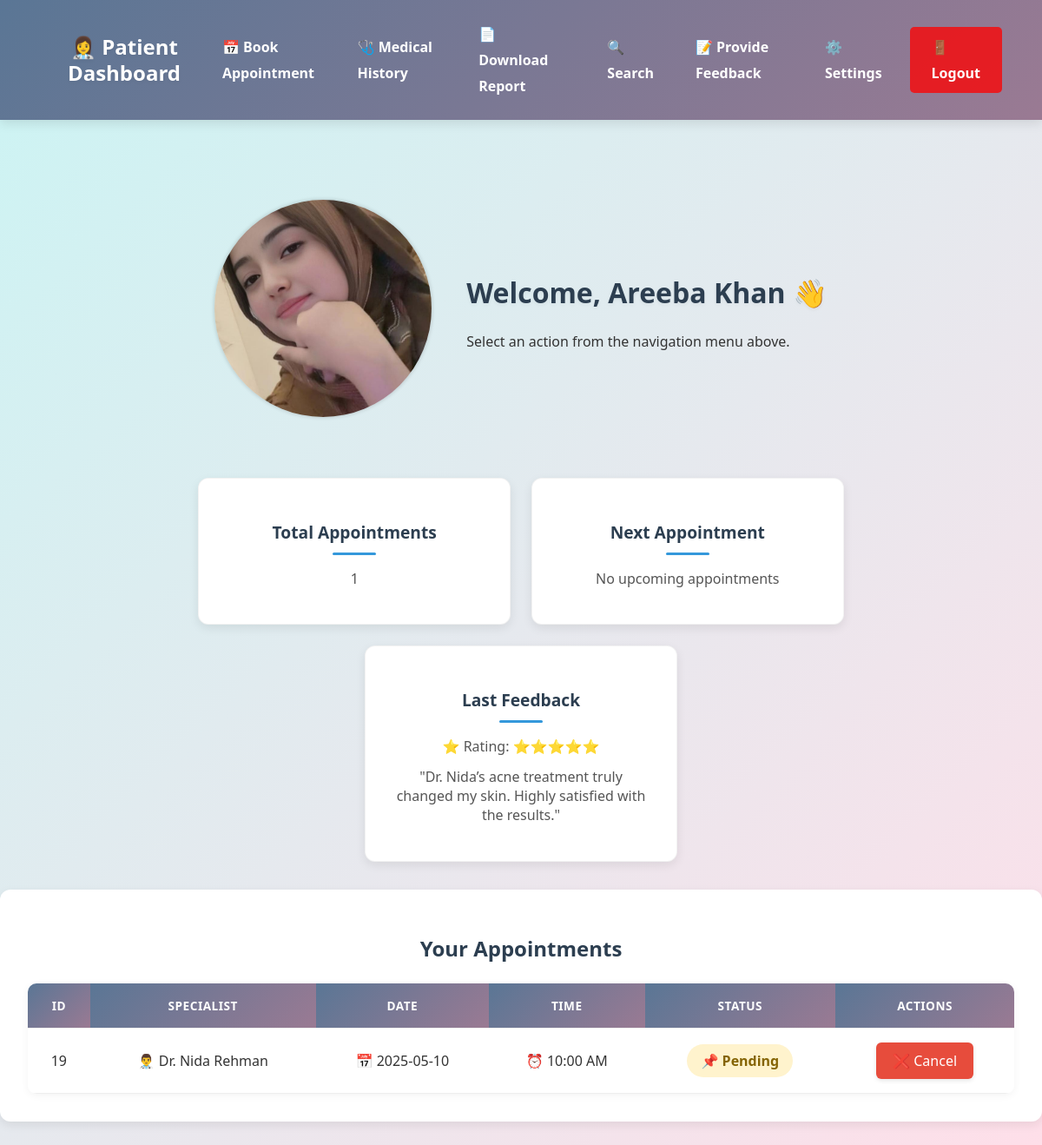
Page /derma/patients/patient_dashboard.php (signed in) on the committed database.
### tables this page shows
CREATE TABLE `patients` (
  `id` int NOT NULL,
  `first_name` varchar(50) NOT NULL,
  `last_name` varchar(50) NOT NULL,
  `username` varchar(50) NOT NULL,
  `password` varchar(255) NOT NULL,
  `email` varchar(100) NOT NULL,
  `mobile` varchar(15) NOT NULL,
  `cnic` varchar(15) NOT NULL,
  `state` varchar(50) NOT NULL,
  `city` varchar(50) NOT NULL,
  `role` enum('patient') NOT NULL DEFAULT 'patient',
  `certificate_path` varchar(255) DEFAULT NULL,
  `profile_photo_path` varchar(255) DEFAULT NULL,
  `created_at` timestamp NULL DEFAULT CURRENT_TIMESTAMP,
  `certificate_verified` tinyint(1) NOT NULL DEFAULT '0'
);

CREATE TABLE `reviews` (
  `id` int NOT NULL,
  `patient_id` int NOT NULL,
  `specialist_id` int NOT NULL,
  `rating` int NOT NULL,
  `feedback` text NOT NULL,
  `created_at` timestamp NULL DEFAULT CURRENT_TIMESTAMP,
  `image_path` varchar(255) DEFAULT NULL
);

CREATE TABLE `appointments` (
  `id` int NOT NULL,
  `patient_id` int NOT NULL,
  `specialist_id` int NOT NULL,
  `appointment_date` date NOT NULL,
  `appointment_time` varchar(20) NOT NULL,
  `message` text,
  `status` enum('Pending','Confirmed','Completed','Cancelled') DEFAULT 'Pending',
  `created_at` timestamp NULL DEFAULT CURRENT_TIMESTAMP
);

CREATE TABLE `specialists` (
  `id` int NOT NULL,
  `first_name` varchar(50) NOT NULL,
  `last_name` varchar(50) NOT NULL,
  `username` varchar(50) NOT NULL,
  `password` varchar(255) NOT NULL,
  `email` varchar(100) NOT NULL,
  `mobile` varchar(15) NOT NULL,
  `cnic` varchar(15) NOT NULL,
  `state` varchar(50) NOT NULL,
  `city` varchar(50) NOT NULL,
  `qualification` varchar(100) NOT NULL,
  `area_of_expertise` varchar(100) DEFAULT NULL,
  `profile_photo_path` varchar(255) DEFAULT NULL,
  `role` enum('specialist') NOT NULL DEFAULT 'specialist',
  `created_at` timestamp NULL DEFAULT CURRENT_TIMESTAMP
);

### derma/patients/patient_dashboard.php (the view, shortened to what this page needs)
<?php
include 'db_connection.php';
$patient_id = $_SESSION['patient_id'];
$sql = "SELECT first_name, last_name, profile_photo_path FROM patients WHERE id = ?";
$stmt = $conn->prepare($sql);
$stmt->bind_param("i", $patient_id);
$stmt->execute();
$result = $stmt->get_result();
$patient = $result->fetch_assoc();
$profilePath = $patient['profile_photo_path'] ?? '';
$fullPath = "../" . $profilePath;
$profileSrc = (!empty($profilePath) && file_exists($fullPath))
  ? htmlspecialchars($fullPath)
  : '../profile_photos/default_avatar.png';
$countQuery = "SELECT COUNT(*) AS total FROM appointments WHERE patient_id = '$patient_id'";
$countResult = mysqli_query($conn, $countQuery);
$totalAppointments = mysqli_fetch_assoc($countResult)['total'] ?? 0;
$sql = "SELECT a.id, s.first_name, s.last_name, a.appointment_date, a.appointment_time, a.status
        FROM appointments a
        JOIN specialists s ON a.specialist_id = s.id
        WHERE a.patient_id = '$patient_id'
        ORDER BY a.appointment_date ASC, a.appointment_time ASC";
$result = mysqli_query($conn, $sql);
$nextAppointmentQuery = "SELECT s.first_name, s.last_name, a.appointment_date, a.appointment_time
                         FROM appointments a
                         JOIN specialists s ON a.specialist_id = s.id
                         WHERE a.patient_id = '$patient_id' AND a.appointment_date >= CURDATE()
                         ORDER BY a.appointment_date ASC, a.appointment_time ASC LIMIT 1";
$nextAppointmentResult = mysqli_query($conn, $nextAppointmentQuery);
$nextAppointment = mysqli_fetch_assoc($nextAppointmentResult);
$feedbackQuery = "SELECT rating, feedback FROM reviews WHERE patient_id = '$patient_id' ORDER BY created_at DESC LIMIT 1";
$feedbackResult = mysqli_query($conn, $feedbackQuery);
$lastFeedback = mysqli_fetch_assoc($feedbackResult);
?>
<!DOCTYPE html>
<html lang="en">
<head>
  <link rel="stylesheet" href="patientstyles.css">
</head>
<body style="background: linear-gradient(135deg, rgba(168, 237, 236, 0.6), rgba(254, 214, 227, 0.79));">
  <header>
    <h1><a href="#" style="color: white; text-decoration:none;">👩‍⚕️ Patient Dashboard</a></h1>
    <nav>
      <a href="book_appointment.php">📅 Book Appointment</a>
      <a href="medical_history.php">🩺 Medical History</a>
      <a href="download_report.php">📄 Download Report</a>
      <a href="search.php">🔍 Search</a>
      <a href="provide_feedback.php">📝 Provide Feedback</a>
      <a href="settings.php">⚙️ Settings</a>
      <a href="../logout.php" class="logout">🚪 Logout</a>
    </nav>
  </header>
  <br>
  <div class="patient-welcome">
    <div class="welcome-content">
      <img src="<?= $profileSrc ?>" alt="Profile Photo">
      <div>
        <h1>Welcome, <?= $patient['first_name'] . " " . $patient['last_name'] ?> 👋</h1>
        <p>Select an action from the navigation menu above.</p>
      </div>
    </div>
  </div>
  <section class="dashboard-summary">
    <div class="top-row">
      <div class="stat-box">
        <h3>Total Appointments</h3>
        <p><?= $totalAppointments ?></p>
      </div>
      <div class="stat-box">
        <h3>Next Appointment</h3>
        <?php if ($nextAppointment): ?>
          <p>👨‍⚕️ <?= $nextAppointment['first_name'] . " " . $nextAppointment['last_name'] ?></p>
          <p>📅 <?= $nextAppointment['appointment_date'] ?> at ⏰ <?= $nextAppointment['appointment_time'] ?></p>
        <?php else: ?>
          <p>No upcoming appointments</p>
        <?php endif; ?>
      </div>
    </div>
    <div class="bottom-row">
      <div class="stat-box">
        <h3>Last Feedback</h3>
        <?php if ($lastFeedback): ?>
          <p>⭐ Rating: <?= str_repeat("⭐", $lastFeedback['rating']) ?></p>
          <p>"<?= $lastFeedback['feedback'] ?>"</p>
        <?php else: ?>
          <p>No feedback given yet.</p>
        <?php endif; ?>
      </div>
    </div>
  </section>
  <section class="appointments">
    <h2>Your Appointments</h2>
    <table>
      <thead>
        <tr>
          <th>ID</th>
          <th>Specialist</th>
          <th>Date</th>
          <th>Time</th>
          <th>Status</th>
          <th>Actions</th>
        </tr>
      </thead>
      <tbody>
        <?php if (mysqli_num_rows($result) > 0): ?>
          <?php while ($row = mysqli_fetch_assoc($result)): ?>
            <tr>
              <td><?= $row['id'] ?></td>
              <td>👨‍⚕️ <?= $row['first_name'] . " " . $row['last_name'] ?></td>
              <td>📅 <?= $row['appointment_date'] ?></td>
              <td>⏰ <?= $row['appointment_time'] ?></td>
              <td><span class="status <?= strtolower($row['status']) ?>">📌 <?= $row['status'] ?></span></td>
              <td>
                <a href="cancel_appointment.php?id=<?= $row['id'] ?>" class="cancel-btn" onclick="return confirmDelete()">❌ Cancel</a>
              </td>
            </tr>
          <?php endwhile; ?>
        <?php else: ?>
          <tr>
            <td colspan="6">No appointments found.</td>
          </tr>
        <?php endif; ?>
      </tbody>
    </table>
  </section>
</body>
</html>

### derma/patients/patientstyles.css (style rules this page uses)
body { font-family: 'Segoe UI', Tahoma, Geneva, Verdana, sans-serif; background: linear-gradient(135deg, rgba(168, 237, 236, 0.6), rgba(254, 214, 227, 0.79)); margin: 0; padding: 0; min-height: 100vh; }
header { background: #2c3e50; color: #fff; padding: 1.2rem 2rem; display: flex; justify-content: space-between; align-items: center; box-shadow: 0 4px 12px rgba(0, 0, 0, 0.1); position: sticky; top: 0; z-index: 100; }
header h1 { margin: 0; font-size: 1.5rem; font-weight: 600; transition: transform 0.2s ease; }
nav { display: flex; gap: 1.2rem; align-items: center; }
nav a { color: #fff; text-decoration: none; font-weight: 500; padding: 0.6rem 1rem; border-radius: 6px; transition: all 0.3s cubic-bezier(0.25, 0.8, 0.25, 1); display: flex; align-items: center; gap: 6px; }
.logout { background-color: rgba(255, 0, 0, 0.8); }
h1 { text-align: center; color: #2c3e50; font-size: 2rem; margin: 1.5rem 0; font-weight: 600; text-shadow: 0 2px 4px rgba(0,0,0,0.05); }
.dashboard-summary { display: flex; justify-content: center; gap: 1.5rem; margin: 2rem auto; flex-wrap: wrap; padding: 0 1rem; }
.stat-box { background: white; padding: 1.8rem; border-radius: 12px; box-shadow: 0 4px 12px rgba(0, 0, 0, 0.08); text-align: center; width: 300px; transition: all 0.3s cubic-bezier(0.25, 0.8, 0.25, 1); border: 1px solid rgba(0,0,0,0.05); }
.stat-box h3 { margin-bottom: 1rem; color: #2c3e50; font-size: 1.2rem; font-weight: 600; position: relative; padding-bottom: 0.8rem; }
.stat-box h3::after { content: ''; position: absolute; bottom: 0; left: 50%; transform: translateX(-50%); width: 50px; height: 3px; background: #3498db; border-radius: 3px; }
.stat-box p { margin: 0.8rem 0; color: #555; font-size: 1rem; transition: color 0.3s ease; }
.appointments { background: white; padding: 2rem; border-radius: 12px; box-shadow: 0 4px 12px rgba(0, 0, 0, 0.08); margin: 2rem auto; max-width: 95%; }
.appointments h2 { text-align: center; color: #2c3e50; font-size: 1.5rem; margin-bottom: 1.5rem; font-weight: 600; }
table { width: 100%; border-collapse: collapse; background: white; border-radius: 10px; overflow: hidden; box-shadow: 0 2px 10px rgba(0, 0, 0, 0.05); }
table th, table td { padding: 1rem; text-align: center; border-bottom: 1px solid #eee; transition: all 0.2s ease; }
table th { background: #3498db; color: #fff; font-weight: 600; text-transform: uppercase; font-size: 0.85rem; letter-spacing: 0.5px; }
.status { font-weight: 600; padding: 0.5rem 1rem; border-radius: 20px; display: inline-block; min-width: 90px; text-align: center; transition: all 0.3s ease; }
.status.pending { background-color: #FFF3CD; color: #856404; }
.cancel-btn { background: #e74c3c; color: white; padding: 0.6rem 1.2rem; border-radius: 6px; text-decoration: none; font-weight: 500; display: inline-flex; align-items: center; gap: 5px; transition: all 0.3s cubic-bezier(0.25, 0.8, 0.25, 1); box-shadow: 0 2px 5px rgba(0, 0, 0, 0.1); }
.stat-box, .appointments { animation: fadeIn 0.5s ease-out forwards; }
.appointments { animation-delay: 0.1s; }

### rows in the picture
patients: profile_photo_path (picture), first_name "Areeba", last_name "Khan"
reviews: rating "⭐⭐⭐⭐⭐", feedback "Dr. Nida’s acne treatment truly changed my skin. Highly satisfied with the results."
appointments: id "19", specialist.first_name "Dr. Nida", specialist.last_name "Rehman", appointment_date "2025-05-10", appointment_time "10:00 AM", status "Pending"

### other values in the picture
$totalAppointments "1"
